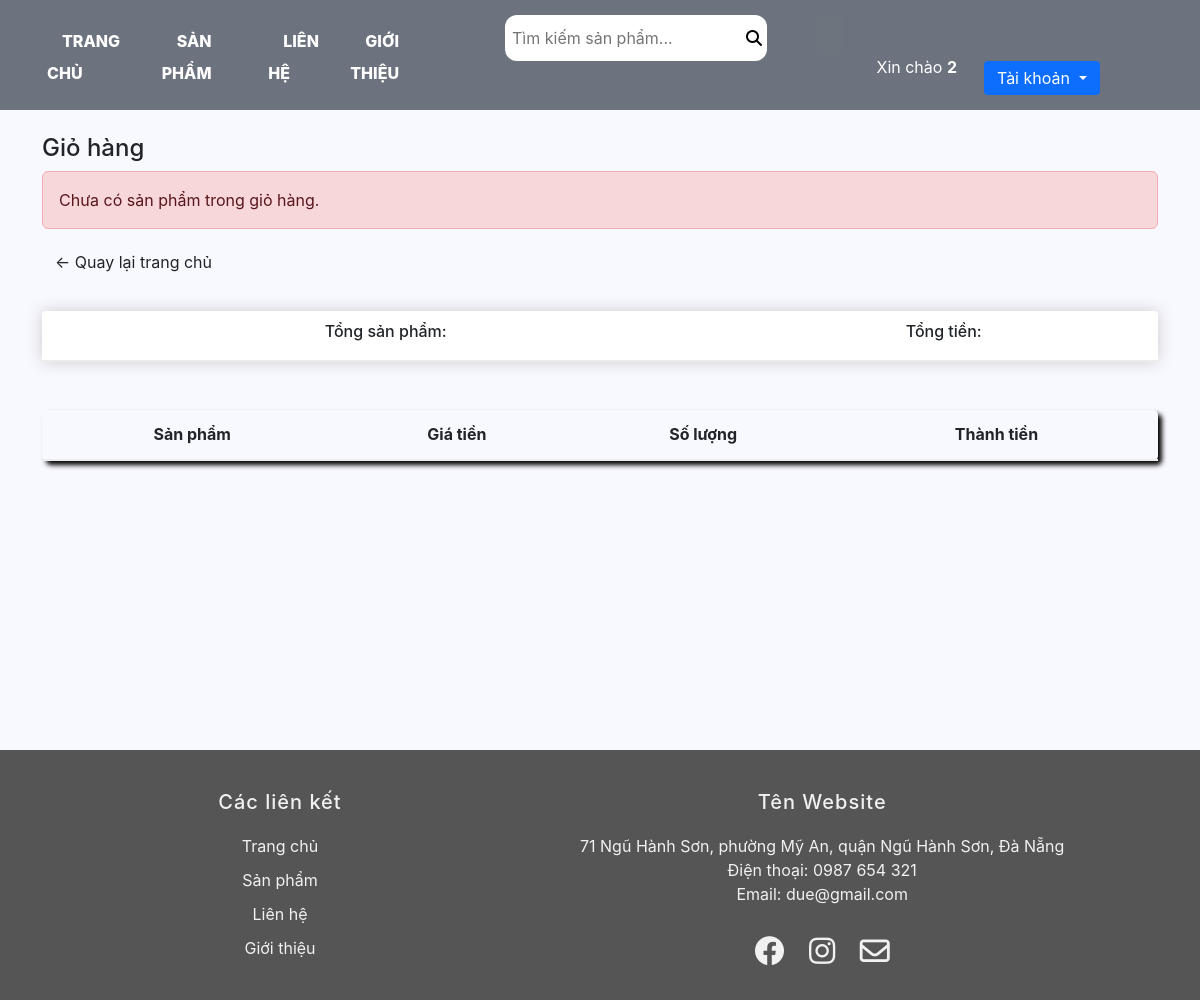
/show_cart/ (signed in), run on an earlier commit of the app's database.
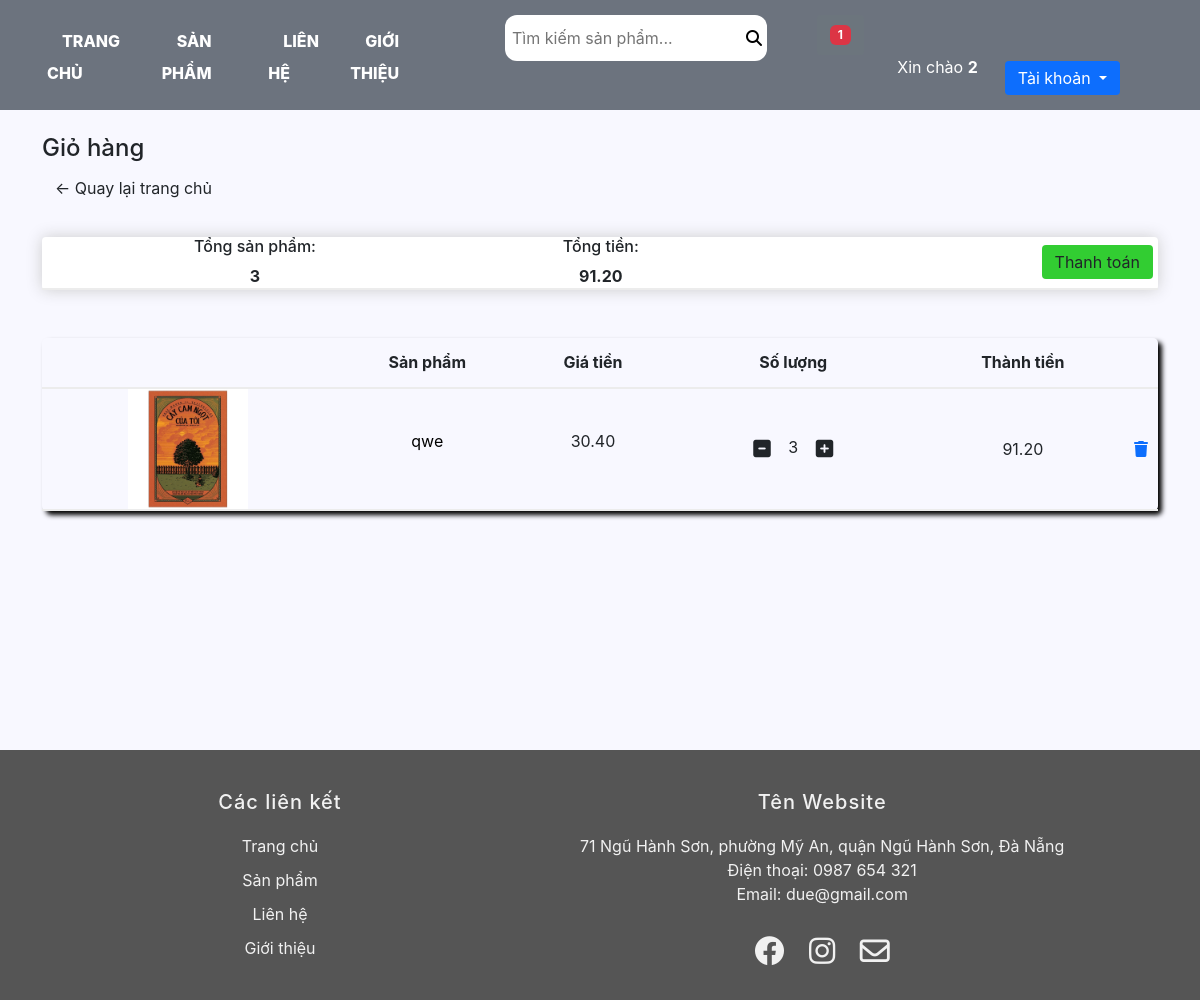
And on a later commit of the database.
### order/models.py (models this page shows)
class Order(models.Model):
    status_choices = (
        (1, "Cart"),
        (2, "Ordered"),
        (3, "Cancelled"),
    )
    total_price = models.FloatField(default=0)
    quantity = models.PositiveIntegerField(default=0)
    user = models.ForeignKey(Users, related_name='users', on_delete=models.CASCADE, null=True, blank=True)
    status = models.IntegerField(choices=status_choices, default=1)
    datetime = models.DateTimeField(null=True, blank=True)

class Order_detail(models.Model):
    order = models.ForeignKey(Order, related_name='order',on_delete=models.CASCADE)
    product = models.ForeignKey('product.Product', related_name='product_pr',on_delete=models.CASCADE)
    quantity = models.PositiveIntegerField(default=1)
    def total(sefl):
        return sefl.quantity*sefl.product.discount_cost()

### product/models.py (models this page shows, shortened)
class Product(models.Model):
    category = models.ForeignKey(Category, related_name='products', on_delete=models.CASCADE)
    title = models.CharField(max_length=100)
    cost = models.PositiveIntegerField(null=True, blank=True)
    quantity = models.PositiveIntegerField(null=True, blank=True)
    discount = models.DecimalField(default=0, max_digits=5, decimal_places=2)
    image = models.ImageField(upload_to='media',null=True, blank=True)
    author =  models.CharField(max_length=50,null=True, blank=True)
    pages = models.PositiveIntegerField(null=True, blank=True)
    publisher = models.CharField(max_length=100,null=True, blank=True)
    description = models.TextField(null=True, blank=True)
    def discount_cost(self):
        return self.cost*(1-(self.discount/100))

### product/views.py (the view)
# urls.py: path('show_cart/',views.show_cart, name="show_cart"),
def show_cart(request):
    if Order.objects.filter(user=request.user, status =1).exists() is False:
        context ={
            "error_message":  'Chưa có sản phẩm trong giỏ hàng.',
            "is_order": False
        }
        return render(request, 'product/cart.html', context)
    else:
        order = Order.objects.get(user=request.user, status =1)
        orderDetail = Order_detail.objects.filter(order=order)
        order.quantity = sum(obj.quantity for obj in orderDetail)
        order.total_price = sum(obj.product.discount_cost()*obj.quantity for obj in orderDetail)
        order.save()
        request.session['count_cartitem'] = orderDetail.count()
        context = {
            'orderDetail':orderDetail,
            'order':order,
            "is_order": True
        }
        return render (request, 'product/cart.html',context)

### product/templates/product/cart.html (shortened to what this page needs)
{% extends 'product/base.html' %}
{% load static %}
{% block content %}
<head>
    <link rel="stylesheet" href="https://cdnjs.cloudflare.com/ajax/libs/font-awesome/6.4.0/css/all.min.css">
    <link rel="stylesheet" href="{% static 'css/product.css' %}">
</head>
<body>
    <br>
    <h4>Giỏ hàng</h4>
    {% if error_message %}
  <div class="alert alert-danger" role="alert">
        {{ error_message }}
  </div>
    {% endif %}
    <div class="row">
		<div class="col-lg-12">
			<div class="box-element">
                <h5><a  class="btn btn-outline-dark" href="{% url 'product:index' %}">&#x2190; Quay lại trang chủ</a></h5>
                <br>
                <table class="table1">
                    <tr>
                        <th><h6>Tổng sản phẩm:</h6>{{order.quantity}}</th>
                        <th><h6>Tổng tiền:</h6>{{order.total_price}}</th>
                        {% if is_order %}
                        <th>
                            <a style ="float:right; margin:5px;background-color: limegreen;" class="btn btn success" href="{% url 'product:checkout' %}">Thanh toán</a>
                        </th>
                        {% endif %}
                    </tr>
                </table>
			</div>
            <br>
            <br>
    <table class="cart-tb">
        <tr class="table-head">
            <th></th>
            <th>Sản phẩm</th>
            <th>Giá tiền</th>
            <th>Số lượng</th>
            <th>Thành tiền</th>
            <th></th>
        </tr>
        {% for i in orderDetail %}
            <tr class="table-content">
                <td><a href ="{% url 'product:information' i.product.id %}"><img class="row-image" src="{{i.product.image.url}}"></a></td>
                <td><a href ="{% url 'product:information' i.product.id %}" style="text-decoration: None; color:black"><p>{{i.product.title}}</p></a></td>
                <td><p>{{i.product.discount_cost}}</p></td>
                <td>
                    <div class="Quantity">
                        <a class="minus-cart btn" href="{% url 'product:minus_quantity' i.id %}" ><i class="fas fa-minus-square fa-lg"></i></a>
                        <span id="quantity">{{i.quantity}}</span>
                        <a class="plus-cart btn" href="{% url 'product:plus_quantity' i.id %}" ><i class="fas fa-plus-square fa-lg"></i></a>
                    </div>
                </td>
                <td>{{i.total}}</td>
                <td><a href="{% url 'product:remove_orderDetail' i.id %}"><i class="fa-solid fa-trash"></a></i></td>
        {% endfor %}
        </tr>
    </table>
</body>
</html>
{% endblock %}

### product/templates/product/base.html (shortened to what this page needs)
<!DOCTYPE html>
{% load static%}
<html>
    <head>
      <link href="https://cdn.jsdelivr.net/npm/bootstrap@5.3.1/dist/css/bootstrap.min.css" rel="stylesheet">
      <link href='https://unpkg.com/css.gg@2.0.0/icons/css/shopping-cart.css' rel='stylesheet'>
    </head>
    <body>
    <header>
        <nav>
            <div class="content-nav">
                <ul>
                    <li><a href="{% url 'product:index' %}">Trang Chủ</a></li>
                    <li><a href="{% url 'product:product_list' %}">Sản Phẩm</a></li>
                    <li><a href="{% url 'product:contact' %}">Liên Hệ</a></li>
                    <li><a href="{% url 'product:about_us' %}">Giới Thiệu</a></li>
                </ul>
                <form style="position: relative;left:50px;" id="myForm" action="{% url 'product:search' %}" >
                    <input  type="text" name="q" placeholder="Tìm kiếm sản phẩm..." required />
                    <button type="submit"><i class="fa fa-search" aria-hidden="true"></i></button>
                </form>
            </div>
            <button type="button" class="btn btn-secondary" onclick="show_cart()"><span class="badge text-bg-danger">{{request.session.count_cartitem}}</span></button>
            <div class="user">
              {% if user.username %}
                  <p >Xin chào <b>{{user.username}}</b></p>
                  <div class="btn-group">
                    <button type="button" class="btn btn-primary dropdown-toggle" data-toggle="dropdown" aria-haspopup="true" aria-expanded="false">
                      Tài khoản
                    </button>
              {% endif %}
    </header>
        <main class="container">
                {% block content %}
                {% endblock %}
    </body>
<footer>
  <div class="col-1">
    <h5>Các liên kết</h5>
    <a href="{% url 'product:index' %}">Trang chủ</a>
    <a href="{% url 'product:product' %}">Sản phẩm</a>
    <a href="{% url 'product:contact' %}">Liên hệ</a>
    <a href="{% url 'product:about_us' %}">Giới thiệu</a>
  </div>
  <div class="'col-2">
    <h5>Tên Website</h5>
    71 Ngũ Hành Sơn, phường Mỹ An, quận Ngũ Hành Sơn, Đà Nẵng<br>
    Điện thoại: 0987 654 321<br>
    Email: due@gmail.com
    <div class="social-icons">
      <a href="https://www.google.com.vn/"><i class="fa-brands fa-facebook"></i></a>
      <a href="https://www.instagram.com/"><i class="fa-brands fa-instagram"></i></a>
      <a href="https://www.google.com.vn/"><i class="fa-regular fa-envelope"></i></a>
    </div>
  </div>
  </footer>
</html>

What changed in the data, as far as the page shows it:
added Order: quantity "3", total_price "91.20"
added Order_detail: product.image (picture), product "qwe", product.discount_cost "30.40", quantity "3", total "91.20"
Also different on the page:
{{ request.session.count_cartitem }}: (not shown) → "1"
{{ error_message }}: "Chưa có sản phẩm trong giỏ hàng." → (not shown)
text now shown: "Thanh toán"
